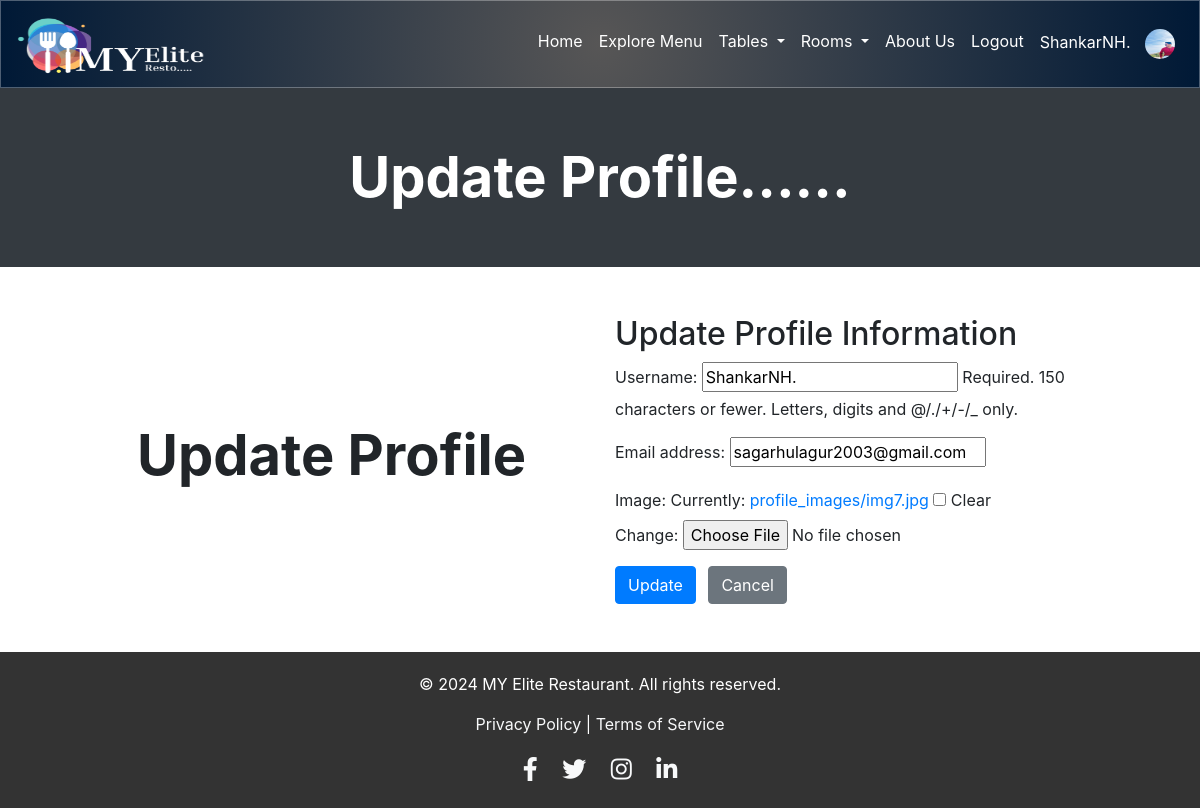
The app's page /category/profile/1/ with its own data.
### main/models.py (models this page shows)
class User(AbstractUser):
    is_admin = models.BooleanField('Is admin', default=False)
    is_customer = models.BooleanField('Is customer', default=True)
    is_employee = models.BooleanField('Is employee', default=False)
    image = models.ImageField(upload_to='profile_images/', null=True, blank=True)

### main/views.py (the view)
# urls.py: path('profile/<int:user_id>/', views.manageProfile, name='manage_profile'),
def manageProfile(request, user_id):
    user = get_object_or_404(User, id=user_id)
    form = UserFormUp(request.POST or None, instance=user)
    if request.method == 'POST' and form.is_valid():
        form.save()
        return redirect('index')
    return render(request, 'manageProfile.html', {'form': form, 'user': user})

### main/forms.py
class UserFormUp(forms.ModelForm):
    class Meta:
        model = User
        fields = ['username', 'email', 'image']

### main/templates/manageProfile.html (shortened to what this page needs)
{% extends "base.html" %}
{% block contant %}
{% include "navbar.html" %}
<header class="bg-dark py-2">
    <div class="container px-4 px-lg-5 my-5">
        <div class="text-center text-white">
            <h1 class="display-4 fw-bolder">Update Profile......</h1>
        </div>
    </div>
</header>
<body>
    <section class="py-5">
        <div class="container px-4 px-lg-5">
            <div class="row align-items-center">
                <div class="col-md-6 mb-4 mb-md-0">
                    <div class="text-center">
                        <h1 class="display-4 fw-bolder">Update Profile</h1>
                    </div>
                </div>
                <div class="col-md-6">
                    <h2 class="text-center text-md-left">Update Profile Information</h2>
                    <form method="post">
                        {{ form.as_p }}
                        <div class="text-center text-md-left">
                            <button type="submit" class="btn btn-primary">Update</button>
                            <a class="btn btn-secondary ml-2" href="{% url 'index' %}">Cancel</a>
                        </div>
                    </form>
                </div>
            </div>
        </div>
    </section>
</body>
{% endblock %}

### main/templates/navbar.html (shortened to what this page needs)
{% load static %}
<!DOCTYPE html>
<html lang="en">
<head>
    <link rel="stylesheet" href="{% static 'css/styles.css' %}">
    <link rel="stylesheet" href="https://stackpath.bootstrapcdn.com/bootstrap/4.5.2/css/bootstrap.min.css">
</head>
<body>
    <nav class="navbar navbar-expand-lg navbar-dark">
        <a class="navbar-brand" href="{% url 'index' %}">
            <img src="{% static 'D:/Final_Resto/static/assets/LOGO.png' %}" alt="Logo" style="height: 60px;width:240px;">
        </a>
        <div class="collapse navbar-collapse" id="navbarNav">
            <ul class="navbar-nav ml-auto">
                {% if user.is_authenticated %}
                    <li class="nav-item">
                        <a class="nav-link" href="{% url 'index' %}">Home</a>
                    </li>
                    <li class="nav-item">
                        <a class="nav-link" href="/menu/">Explore Menu</a>
                    </li>
                    <li class="nav-item dropdown">
                        <a class="nav-link dropdown-toggle" href="#" id="navbarDropdown" role="button" data-toggle="dropdown" aria-haspopup="true" aria-expanded="false">
                            Tables
                        </a>
                    </li>
                    <li class="nav-item dropdown">
                        <a class="nav-link dropdown-toggle" href="#" id="navbarDropdownRooms" role="button" data-toggle="dropdown" aria-haspopup="true" aria-expanded="false">
                            Rooms
                        </a>
                    </li>
                    <li class="nav-item"><a class="nav-link" href="{% url 'about' %}">About Us</a></li>
                    <li class="nav-item">
                        <a class="nav-link" href="{% url 'logout' %}">Logout</a>
                    </li>
                    <li class="nav-item">
                        <a class="nav-link" href="{% url 'manage_profile' user.id %}">
                            {{ user.username }}
                            {% if user.image %}
                                <img class="profile-image" src="{{ user.image.url }}" alt="{{ user.username }}">
                            {% else %}
                                <img class="profile-image" src="{% static 'images/default-profile.png' %}" alt="{{ user.username }}">
                            {% endif %}
                        </a>
                    </li>
                {% endif %}
            </ul>
        </div>
    </nav>
</body>
</html>

### main/templates/navbar.html (style rules this page uses)
.navbar { background: radial-gradient(circle, rgba(87,86,86,1) 0%, rgba(0,25,54,1) 100%); backdrop-filter: blur(5px); border: 1px solid rgba(255, 255, 255, 0.3); z-index: 10; }
.navbar-dark .navbar-nav .nav-link { color: #fff; }
.navbar-dark .navbar-brand { color: #fff; }
.profile-image { width: 30px; height: 30px; border-radius: 50%; margin-left: 10px; }

### records on screen
User: username "ShankarNH.", image (picture), email "sagarhulagur2003@gmail.com"
